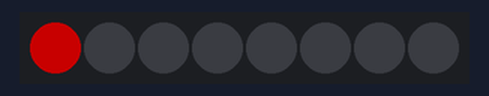
Bench run of a program on a simulated MicroPython board. Shown: 8 RGB LEDs in strip order, left to right. Dim RGB values are drawn brighter than linear.

Above: at 0.01 s.
At 0.76 s:
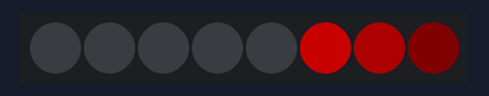
At 1.51 s:
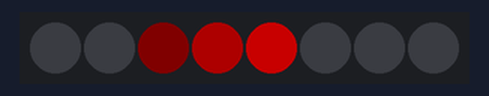
Timing chart, 0 to 40.0 s (numbered marks = the images above):
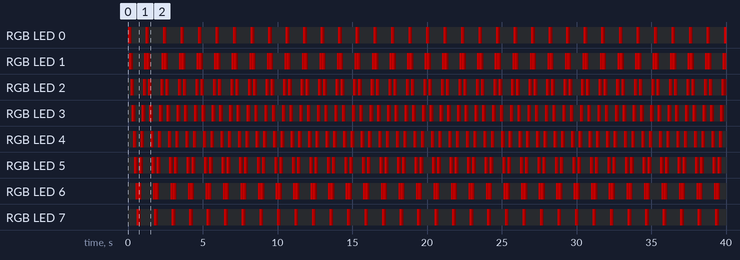

Measured:
- by itself, RGB LED 0, RGB LED 7: repeats every 1.2 s: RGB(50, 0, 0) 0.08 s, RGB(5, 0, 0) 0.08 s, off 0.92 s, RGB(100, 0, 0) 0.08 s
- by itself, RGB LED 1: repeats every 1.2 s: RGB(50, 0, 0) 0.08 s, RGB(5, 0, 0) 0.08 s, off 0.75 s, RGB(100, 0, 0) 0.08 s, RGB(50, 0, 0) 0.08 s, RGB(100, 0, 0) 0.08 s
- by itself, RGB LED 6: repeats every 1.2 s: RGB(50, 0, 0) 0.08 s, RGB(100, 0, 0) 0.08 s, RGB(50, 0, 0) 0.08 s, RGB(5, 0, 0) 0.08 s, off 0.75 s, RGB(100, 0, 0) 0.08 s

The program:

KITT.py
```python
# Knight Rider K.I.T.T.

from machine import Pin, PWM
from neopixel import NeoPixel
from time import sleep

POCET_LED = 8
pin = Pin(2, Pin.OUT)
np = NeoPixel(pin, POCET_LED)

a = b = c = d = 0
while True:
    for i in range(8):
        d = c
        c = b
        b = a
        a = i
        np[d] = 0, 0, 0
        np[c] = 5, 0, 0
        np[b] = 50, 0, 0
        np[a] = 100, 0, 0
        np.write()
        sleep(1/12)
    for i in range(8-2,0,-1):
        d = c
        c = b
        b = a
        a = i
        np[d] = 0, 0, 0
        np[c] = 5, 0, 0
        np[b] = 50, 0, 0
        np[a] = 100, 0, 0
        np.write()
        sleep(1/12)
```
